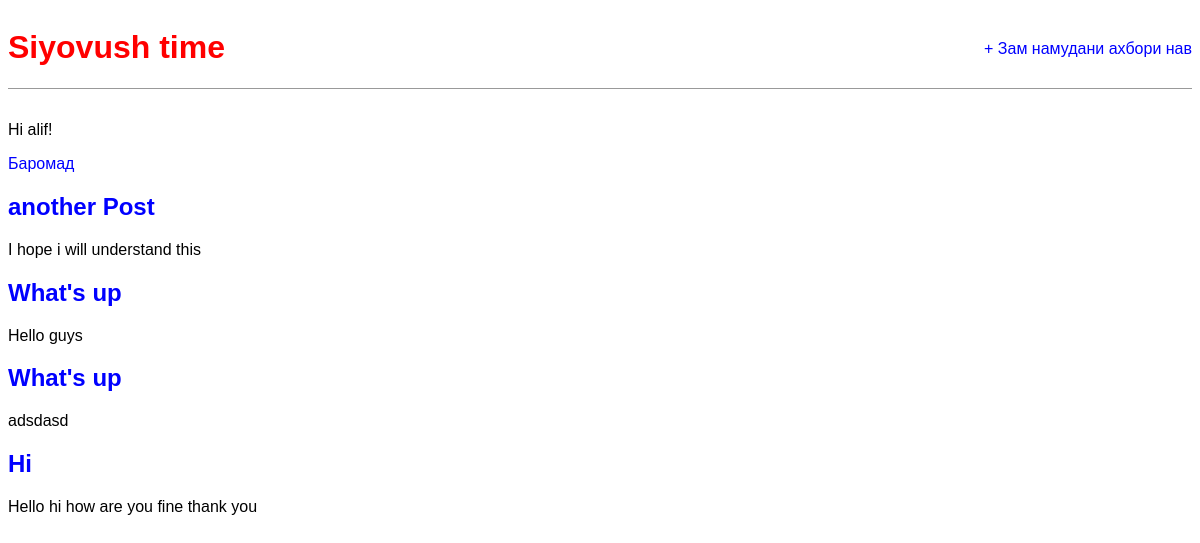
The app's page / (signed in) with its own data.
### blog/models.py (models this page shows, shortened)
class Post(models.Model):
    admin = 'ADMIN'
    title = models.CharField(max_length=200)
    author = models.ForeignKey (
        'auth.User',
        on_delete=models.CASCADE ,
    )
    body = models.TextField()

### blog/views.py (the view)
# urls.py: path('' , BlogListView.as_view() , name="home")
class BlogListView(ListView):
    model = Post
    template_name = 'home.html'

### blog/templates/home.html
{% extends "base.html" %}
{% block content %}
    {% for post in post_list %}
        <div class="post-entry">
            <h2><a href="{% url 'post_detail' post.pk %}">{{ post.title }}</a>
            </h2>
            <p>{{ post.body }}</p>
        </div>
{% endfor %}
{% endblock content %}

### blog/templates/base.html (shortened to what this page needs)
{% load static %}
<html>
    <head>
        <link href="{% static 'css/base.css' %}" rel="stylesheet">
    </head>
    <body>
        <div>
            <header>
        <div class="nav-left">
            <h1><a href="{% url 'home' %}">Siyovush time</a></h1>
        </div>
        <div class="nav-right">
            <a href="{% url 'post_new' %}">+ Зам намудани ахбори нав</a>
        </div>
            </header>
            {% if user.is_authenticated %}
            <p>Hi {{ user.username }}!</p>
            <p><a href="{% url 'logout' %}"> Баромад </a></p>
                {% else %}
            <p>Шумо ба қайд гирифта нашудаед.</p>
                <a href="{% url 'login' %}"> Бақайдгирӣ </a> |
                <a href="{% url 'signup' %}">Sign Up</a>
            {% endif %}
        {% block content %}
        {% endblock content %}
        </div>
    </body>
</html>

### blog/static/css/base.css (style rules this page uses)
body { font-family: 'Sous Sans Pro' , sans-serif; font-size: 18 px; }
header { border-bottom: 1px solid #999; margin-bottom: 2rem; display: flex; }
header h1 a { color: red; text-decoration: none; }
.nav-left { margin-right: auto; }
.nav-right { display: flex; padding-top: 2rem; }
.post-entry { margin-bottom: 2rem; }
.post-entry { margin: 0.5rem 0; }
.post-entry h2, a, .post-entry h2 a:visited { color: blue; text-decoration: none; }
.post-entry p { margin: 0; font-weight: 400; }

### records on screen
Post: title "another Post", body "I hope i will understand this"
Post: title "What's up", body "Hello guys"
Post: title "What's up", body "adsdasd"
Post: title "Hi", body "Hello hi how are you fine thank you"

### other values on screen
{{ user.username }} "alif"
